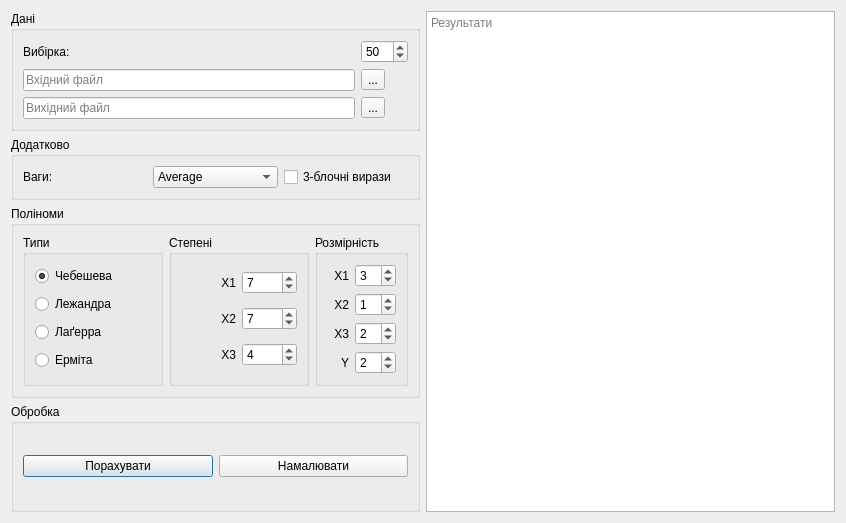
<?xml version="1.0" encoding="UTF-8"?>
<ui version="4.0">
 <class>Form</class>
 <widget class="QWidget" name="Form">
  <property name="geometry">
   <rect>
    <x>0</x>
    <y>0</y>
    <width>846</width>
    <height>523</height>
   </rect>
  </property>
  <property name="windowTitle">
   <string>Form1</string>
  </property>
  <layout class="QGridLayout" name="gridLayout_2">
   <item row="0" column="1" rowspan="6">
    <widget class="QTextBrowser" name="results_field">
     <property name="lineWrapMode">
      <enum>QTextEdit::NoWrap</enum>
     </property>
     <property name="readOnly">
      <bool>true</bool>
     </property>
     <property name="html">
      <string>&lt;!DOCTYPE HTML PUBLIC &quot;-//W3C//DTD HTML 4.0//EN&quot; &quot;http://www.w3.org/TR/REC-html40/strict.dtd&quot;&gt;
&lt;html&gt;&lt;head&gt;&lt;meta name=&quot;qrichtext&quot; content=&quot;1&quot; /&gt;&lt;style type=&quot;text/css&quot;&gt;
p, li { white-space: pre-wrap; }
&lt;/style&gt;&lt;/head&gt;&lt;body style=&quot; font-family:'.SF NS Text'; font-size:13pt; font-weight:400; font-style:normal;&quot;&gt;
&lt;p style=&quot;-qt-paragraph-type:empty; margin-top:0px; margin-bottom:0px; margin-left:0px; margin-right:0px; -qt-block-indent:0; text-indent:0px; font-family:'.Menio Regular'; font-size:10pt;&quot;&gt;&lt;br /&gt;&lt;/p&gt;&lt;/body&gt;&lt;/html&gt;</string>
     </property>
     <property name="placeholderText">
      <string>Результати</string>
     </property>
    </widget>
   </item>
   <item row="0" column="0">
    <widget class="QGroupBox" name="groupBox">
     <property name="title">
      <string>Дані</string>
     </property>
     <layout class="QGridLayout" name="gridLayout_5">
      <item row="4" column="0">
       <widget class="QLineEdit" name="line_output">
        <property name="placeholderText">
         <string>Вихідний файл</string>
        </property>
       </widget>
      </item>
      <item row="2" column="1">
       <widget class="QSpinBox" name="sample_spin">
        <property name="maximum">
         <number>999</number>
        </property>
        <property name="value">
         <number>50</number>
        </property>
       </widget>
      </item>
      <item row="2" column="0">
       <widget class="QLabel" name="label">
        <property name="text">
         <string>Вибірка:</string>
        </property>
       </widget>
      </item>
      <item row="4" column="1">
       <widget class="QToolButton" name="select_output">
        <property name="text">
         <string>...</string>
        </property>
       </widget>
      </item>
      <item row="3" column="0">
       <widget class="QLineEdit" name="line_input">
        <property name="placeholderText">
         <string>Вхідний файл</string>
        </property>
       </widget>
      </item>
      <item row="3" column="1">
       <widget class="QToolButton" name="select_input">
        <property name="text">
         <string>...</string>
        </property>
       </widget>
      </item>
     </layout>
    </widget>
   </item>
   <item row="1" column="0">
    <widget class="QGroupBox" name="groupBox_7">
     <property name="title">
      <string>Додатково</string>
     </property>
     <layout class="QHBoxLayout" name="horizontalLayout_3">
      <item>
       <widget class="QLabel" name="label_9">
        <property name="text">
         <string>Ваги:</string>
        </property>
       </widget>
      </item>
      <item>
       <widget class="QComboBox" name="weights_box">
        <item>
         <property name="text">
          <string>Average</string>
         </property>
        </item>
        <item>
         <property name="text">
          <string>Scaled</string>
         </property>
        </item>
       </widget>
      </item>
      <item>
       <widget class="QCheckBox" name="lambda_check">
        <property name="text">
         <string>3-блочні вирази</string>
        </property>
       </widget>
      </item>
     </layout>
    </widget>
   </item>
   <item row="2" column="0">
    <widget class="QGroupBox" name="groupBox_5">
     <property name="title">
      <string>Поліноми</string>
     </property>
     <layout class="QHBoxLayout" name="horizontalLayout">
      <item>
       <widget class="QGroupBox" name="groupBox_3">
        <property name="title">
         <string>Типи</string>
        </property>
        <layout class="QVBoxLayout" name="verticalLayout">
         <item>
          <widget class="QRadioButton" name="radio_cheb">
           <property name="text">
            <string>Чебешева</string>
           </property>
           <property name="checked">
            <bool>true</bool>
           </property>
          </widget>
         </item>
         <item>
          <widget class="QRadioButton" name="radio_legend">
           <property name="text">
            <string>Лежандра</string>
           </property>
          </widget>
         </item>
         <item>
          <widget class="QRadioButton" name="radio_lagg">
           <property name="text">
            <string>Лаґерра</string>
           </property>
          </widget>
         </item>
         <item>
          <widget class="QRadioButton" name="radio_herm">
           <property name="text">
            <string>Ерміта</string>
           </property>
          </widget>
         </item>
        </layout>
       </widget>
      </item>
      <item>
       <widget class="QGroupBox" name="groupBox_4">
        <property name="title">
         <string>Степені</string>
        </property>
        <layout class="QGridLayout" name="gridLayout_4">
         <item row="1" column="0">
          <widget class="QLabel" name="label_8">
           <property name="text">
            <string>X2</string>
           </property>
           <property name="alignment">
            <set>Qt::AlignRight|Qt::AlignTrailing|Qt::AlignVCenter</set>
           </property>
          </widget>
         </item>
         <item row="1" column="1">
          <widget class="QSpinBox" name="x2_deg">
           <property name="value">
            <number>7</number>
           </property>
          </widget>
         </item>
         <item row="2" column="1">
          <widget class="QSpinBox" name="x3_deg">
           <property name="value">
            <number>4</number>
           </property>
          </widget>
         </item>
         <item row="0" column="1">
          <widget class="QSpinBox" name="x1_deg">
           <property name="value">
            <number>7</number>
           </property>
          </widget>
         </item>
         <item row="2" column="0">
          <widget class="QLabel" name="label_7">
           <property name="text">
            <string>X3</string>
           </property>
           <property name="alignment">
            <set>Qt::AlignRight|Qt::AlignTrailing|Qt::AlignVCenter</set>
           </property>
          </widget>
         </item>
         <item row="0" column="0">
          <widget class="QLabel" name="label_6">
           <property name="text">
            <string>X1</string>
           </property>
           <property name="alignment">
            <set>Qt::AlignRight|Qt::AlignTrailing|Qt::AlignVCenter</set>
           </property>
          </widget>
         </item>
        </layout>
       </widget>
      </item>
      <item>
       <widget class="QGroupBox" name="groupBox_2">
        <property name="sizePolicy">
         <sizepolicy hsizetype="Fixed" vsizetype="Preferred">
          <horstretch>0</horstretch>
          <verstretch>0</verstretch>
         </sizepolicy>
        </property>
        <property name="title">
         <string>Розмірність</string>
        </property>
        <layout class="QGridLayout" name="gridLayout_3">
         <item row="2" column="0">
          <widget class="QLabel" name="label_4">
           <property name="text">
            <string>X3</string>
           </property>
           <property name="alignment">
            <set>Qt::AlignRight|Qt::AlignTrailing|Qt::AlignVCenter</set>
           </property>
          </widget>
         </item>
         <item row="0" column="1">
          <widget class="QSpinBox" name="x1_dim">
           <property name="value">
            <number>3</number>
           </property>
          </widget>
         </item>
         <item row="0" column="0">
          <widget class="QLabel" name="label_2">
           <property name="text">
            <string>X1</string>
           </property>
           <property name="alignment">
            <set>Qt::AlignRight|Qt::AlignTrailing|Qt::AlignVCenter</set>
           </property>
          </widget>
         </item>
         <item row="3" column="1">
          <widget class="QSpinBox" name="y_dim">
           <property name="value">
            <number>2</number>
           </property>
          </widget>
         </item>
         <item row="1" column="0">
          <widget class="QLabel" name="label_3">
           <property name="text">
            <string>X2</string>
           </property>
           <property name="alignment">
            <set>Qt::AlignRight|Qt::AlignTrailing|Qt::AlignVCenter</set>
           </property>
          </widget>
         </item>
         <item row="3" column="0">
          <widget class="QLabel" name="label_5">
           <property name="text">
            <string>Y</string>
           </property>
           <property name="alignment">
            <set>Qt::AlignRight|Qt::AlignTrailing|Qt::AlignVCenter</set>
           </property>
          </widget>
         </item>
         <item row="1" column="1">
          <widget class="QSpinBox" name="x2_dim">
           <property name="value">
            <number>1</number>
           </property>
          </widget>
         </item>
         <item row="2" column="1">
          <widget class="QSpinBox" name="x3_dim">
           <property name="value">
            <number>2</number>
           </property>
          </widget>
         </item>
        </layout>
       </widget>
      </item>
     </layout>
    </widget>
   </item>
   <item row="3" column="0" rowspan="3">
    <widget class="QGroupBox" name="groupBox_6">
     <property name="title">
      <string>Обробка</string>
     </property>
     <layout class="QHBoxLayout" name="horizontalLayout_2">
      <item>
       <widget class="QPushButton" name="exec_button">
        <property name="text">
         <string>Порахувати</string>
        </property>
        <property name="default">
         <bool>true</bool>
        </property>
        <property name="flat">
         <bool>false</bool>
        </property>
       </widget>
      </item>
      <item>
       <widget class="QPushButton" name="plot_button">
        <property name="text">
         <string>Намалювати</string>
        </property>
       </widget>
      </item>
     </layout>
    </widget>
   </item>
  </layout>
 </widget>
 <tabstops>
  <tabstop>radio_cheb</tabstop>
  <tabstop>radio_legend</tabstop>
  <tabstop>radio_lagg</tabstop>
  <tabstop>radio_herm</tabstop>
  <tabstop>x1_deg</tabstop>
  <tabstop>x2_deg</tabstop>
  <tabstop>x3_deg</tabstop>
  <tabstop>x1_dim</tabstop>
  <tabstop>x2_dim</tabstop>
  <tabstop>x3_dim</tabstop>
  <tabstop>y_dim</tabstop>
  <tabstop>sample_spin</tabstop>
  <tabstop>line_input</tabstop>
  <tabstop>select_input</tabstop>
  <tabstop>line_output</tabstop>
  <tabstop>select_output</tabstop>
  <tabstop>exec_button</tabstop>
  <tabstop>plot_button</tabstop>
 </tabstops>
 <resources/>
 <connections>
  <connection>
   <sender>exec_button</sender>
   <signal>clicked()</signal>
   <receiver>Form</receiver>
   <slot>exec_clicked()</slot>
   <hints>
    <hint type="sourcelabel">
     <x>379</x>
     <y>219</y>
    </hint>
    <hint type="destinationlabel">
     <x>309</x>
     <y>199</y>
    </hint>
   </hints>
  </connection>
  <connection>
   <sender>plot_button</sender>
   <signal>clicked()</signal>
   <receiver>Form</receiver>
   <slot>plot_clicked()</slot>
   <hints>
    <hint type="sourcelabel">
     <x>526</x>
     <y>219</y>
    </hint>
    <hint type="destinationlabel">
     <x>309</x>
     <y>199</y>
    </hint>
   </hints>
  </connection>
  <connection>
   <sender>sample_spin</sender>
   <signal>valueChanged(int)</signal>
   <receiver>Form</receiver>
   <slot>samples_modified(int)</slot>
   <hints>
    <hint type="sourcelabel">
     <x>568</x>
     <y>53</y>
    </hint>
    <hint type="destinationlabel">
     <x>309</x>
     <y>199</y>
    </hint>
   </hints>
  </connection>
  <connection>
   <sender>select_input</sender>
   <signal>clicked()</signal>
   <receiver>Form</receiver>
   <slot>input_clicked()</slot>
   <hints>
    <hint type="sourcelabel">
     <x>557</x>
     <y>95</y>
    </hint>
    <hint type="destinationlabel">
     <x>309</x>
     <y>199</y>
    </hint>
   </hints>
  </connection>
  <connection>
   <sender>select_output</sender>
   <signal>clicked()</signal>
   <receiver>Form</receiver>
   <slot>output_clicked()</slot>
   <hints>
    <hint type="sourcelabel">
     <x>557</x>
     <y>136</y>
    </hint>
    <hint type="destinationlabel">
     <x>309</x>
     <y>199</y>
    </hint>
   </hints>
  </connection>
  <connection>
   <sender>x1_dim</sender>
   <signal>valueChanged(int)</signal>
   <receiver>Form</receiver>
   <slot>dimension_modified(int)</slot>
   <hints>
    <hint type="sourcelabel">
     <x>361</x>
     <y>44</y>
    </hint>
    <hint type="destinationlabel">
     <x>309</x>
     <y>199</y>
    </hint>
   </hints>
  </connection>
  <connection>
   <sender>x2_dim</sender>
   <signal>valueChanged(int)</signal>
   <receiver>Form</receiver>
   <slot>dimension_modified(int)</slot>
   <hints>
    <hint type="sourcelabel">
     <x>361</x>
     <y>78</y>
    </hint>
    <hint type="destinationlabel">
     <x>309</x>
     <y>199</y>
    </hint>
   </hints>
  </connection>
  <connection>
   <sender>x3_dim</sender>
   <signal>valueChanged(int)</signal>
   <receiver>Form</receiver>
   <slot>dimension_modified(int)</slot>
   <hints>
    <hint type="sourcelabel">
     <x>361</x>
     <y>112</y>
    </hint>
    <hint type="destinationlabel">
     <x>309</x>
     <y>199</y>
    </hint>
   </hints>
  </connection>
  <connection>
   <sender>x1_deg</sender>
   <signal>valueChanged(int)</signal>
   <receiver>Form</receiver>
   <slot>degree_modified(int)</slot>
   <hints>
    <hint type="sourcelabel">
     <x>227</x>
     <y>81</y>
    </hint>
    <hint type="destinationlabel">
     <x>309</x>
     <y>199</y>
    </hint>
   </hints>
  </connection>
  <connection>
   <sender>x2_deg</sender>
   <signal>valueChanged(int)</signal>
   <receiver>Form</receiver>
   <slot>degree_modified(int)</slot>
   <hints>
    <hint type="sourcelabel">
     <x>227</x>
     <y>131</y>
    </hint>
    <hint type="destinationlabel">
     <x>309</x>
     <y>199</y>
    </hint>
   </hints>
  </connection>
  <connection>
   <sender>x3_deg</sender>
   <signal>valueChanged(int)</signal>
   <receiver>Form</receiver>
   <slot>degree_modified(int)</slot>
   <hints>
    <hint type="sourcelabel">
     <x>244</x>
     <y>133</y>
    </hint>
    <hint type="destinationlabel">
     <x>309</x>
     <y>199</y>
    </hint>
   </hints>
  </connection>
  <connection>
   <sender>radio_cheb</sender>
   <signal>toggled(bool)</signal>
   <receiver>Form</receiver>
   <slot>type_modified(bool)</slot>
   <hints>
    <hint type="sourcelabel">
     <x>86</x>
     <y>78</y>
    </hint>
    <hint type="destinationlabel">
     <x>309</x>
     <y>199</y>
    </hint>
   </hints>
  </connection>
  <connection>
   <sender>radio_herm</sender>
   <signal>toggled(bool)</signal>
   <receiver>Form</receiver>
   <slot>type_modified(bool)</slot>
   <hints>
    <hint type="sourcelabel">
     <x>86</x>
     <y>186</y>
    </hint>
    <hint type="destinationlabel">
     <x>309</x>
     <y>199</y>
    </hint>
   </hints>
  </connection>
  <connection>
   <sender>radio_lagg</sender>
   <signal>toggled(bool)</signal>
   <receiver>Form</receiver>
   <slot>type_modified(bool)</slot>
   <hints>
    <hint type="sourcelabel">
     <x>86</x>
     <y>150</y>
    </hint>
    <hint type="destinationlabel">
     <x>309</x>
     <y>199</y>
    </hint>
   </hints>
  </connection>
  <connection>
   <sender>radio_legend</sender>
   <signal>toggled(bool)</signal>
   <receiver>Form</receiver>
   <slot>type_modified(bool)</slot>
   <hints>
    <hint type="sourcelabel">
     <x>86</x>
     <y>114</y>
    </hint>
    <hint type="destinationlabel">
     <x>309</x>
     <y>199</y>
    </hint>
   </hints>
  </connection>
  <connection>
   <sender>Form</sender>
   <signal>output_changed(QString)</signal>
   <receiver>line_output</receiver>
   <slot>setText(QString)</slot>
   <hints>
    <hint type="sourcelabel">
     <x>309</x>
     <y>199</y>
    </hint>
    <hint type="destinationlabel">
     <x>483</x>
     <y>136</y>
    </hint>
   </hints>
  </connection>
  <connection>
   <sender>Form</sender>
   <signal>input_changed(QString)</signal>
   <receiver>line_input</receiver>
   <slot>setText(QString)</slot>
   <hints>
    <hint type="sourcelabel">
     <x>309</x>
     <y>199</y>
    </hint>
    <hint type="destinationlabel">
     <x>483</x>
     <y>95</y>
    </hint>
   </hints>
  </connection>
  <connection>
   <sender>line_input</sender>
   <signal>textChanged(QString)</signal>
   <receiver>Form</receiver>
   <slot>input_modified(QString)</slot>
   <hints>
    <hint type="sourcelabel">
     <x>483</x>
     <y>95</y>
    </hint>
    <hint type="destinationlabel">
     <x>309</x>
     <y>199</y>
    </hint>
   </hints>
  </connection>
  <connection>
   <sender>line_output</sender>
   <signal>textChanged(QString)</signal>
   <receiver>Form</receiver>
   <slot>output_modified(QString)</slot>
   <hints>
    <hint type="sourcelabel">
     <x>483</x>
     <y>136</y>
    </hint>
    <hint type="destinationlabel">
     <x>309</x>
     <y>199</y>
    </hint>
   </hints>
  </connection>
  <connection>
   <sender>lambda_check</sender>
   <signal>toggled(bool)</signal>
   <receiver>Form</receiver>
   <slot>lambda_calc_method_changed(bool)</slot>
   <hints>
    <hint type="sourcelabel">
     <x>301</x>
     <y>219</y>
    </hint>
    <hint type="destinationlabel">
     <x>309</x>
     <y>199</y>
    </hint>
   </hints>
  </connection>
  <connection>
   <sender>weights_box</sender>
   <signal>currentIndexChanged(QString)</signal>
   <receiver>Form</receiver>
   <slot>weights_modified(QString)</slot>
   <hints>
    <hint type="sourcelabel">
     <x>136</x>
     <y>220</y>
    </hint>
    <hint type="destinationlabel">
     <x>309</x>
     <y>199</y>
    </hint>
   </hints>
  </connection>
  <connection>
   <sender>y_dim</sender>
   <signal>valueChanged(int)</signal>
   <receiver>Form</receiver>
   <slot>dimension_modified(int)</slot>
   <hints>
    <hint type="sourcelabel">
     <x>378</x>
     <y>146</y>
    </hint>
    <hint type="destinationlabel">
     <x>311</x>
     <y>299</y>
    </hint>
   </hints>
  </connection>
 </connections>
 <slots>
  <signal>input_changed(QString)</signal>
  <signal>output_changed(QString)</signal>
  <signal>x1_dim_changed(int)</signal>
  <signal>x2_dim_changed(int)</signal>
  <signal>x3_dim_changed(int)</signal>
  <signal>x1_deg_changed(int)</signal>
  <signal>x2_deg_changed(int)</signal>
  <signal>x3_deg_changed(int)</signal>
  <signal>type_cheb()</signal>
  <signal>type_lege()</signal>
  <signal>type_lagg()</signal>
  <signal>type_herm()</signal>
  <slot>input_clicked()</slot>
  <slot>output_clicked()</slot>
  <slot>samples_modified(int)</slot>
  <slot>dimension_modified(int)</slot>
  <slot>degree_modified(int)</slot>
  <slot>type_modified(bool)</slot>
  <slot>plot_clicked()</slot>
  <slot>exec_clicked()</slot>
  <slot>input_modified(QString)</slot>
  <slot>output_modified(QString)</slot>
  <slot>weights_modified(QString)</slot>
  <slot>lambda_calc_method_changed(bool)</slot>
 </slots>
</ui>
